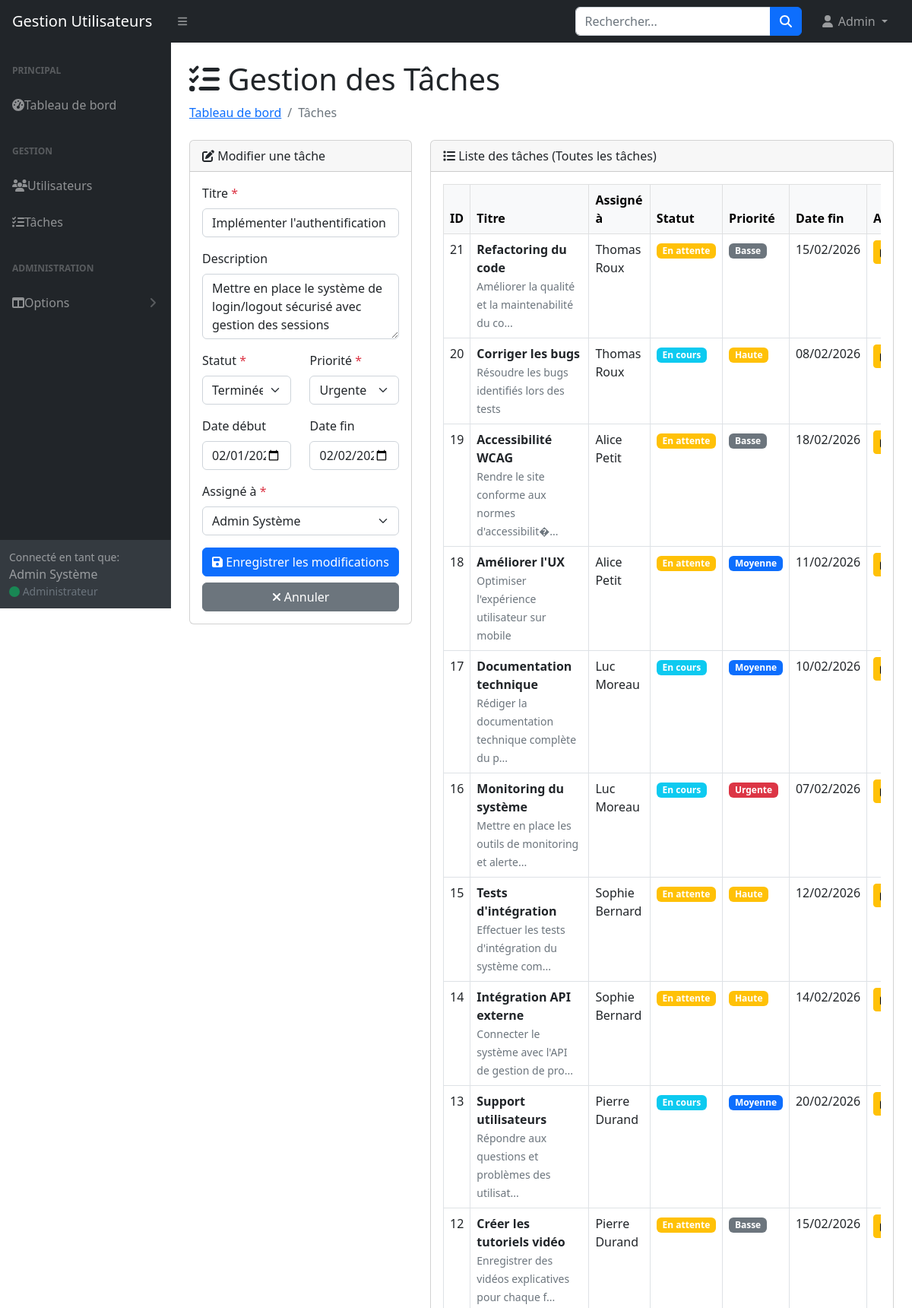
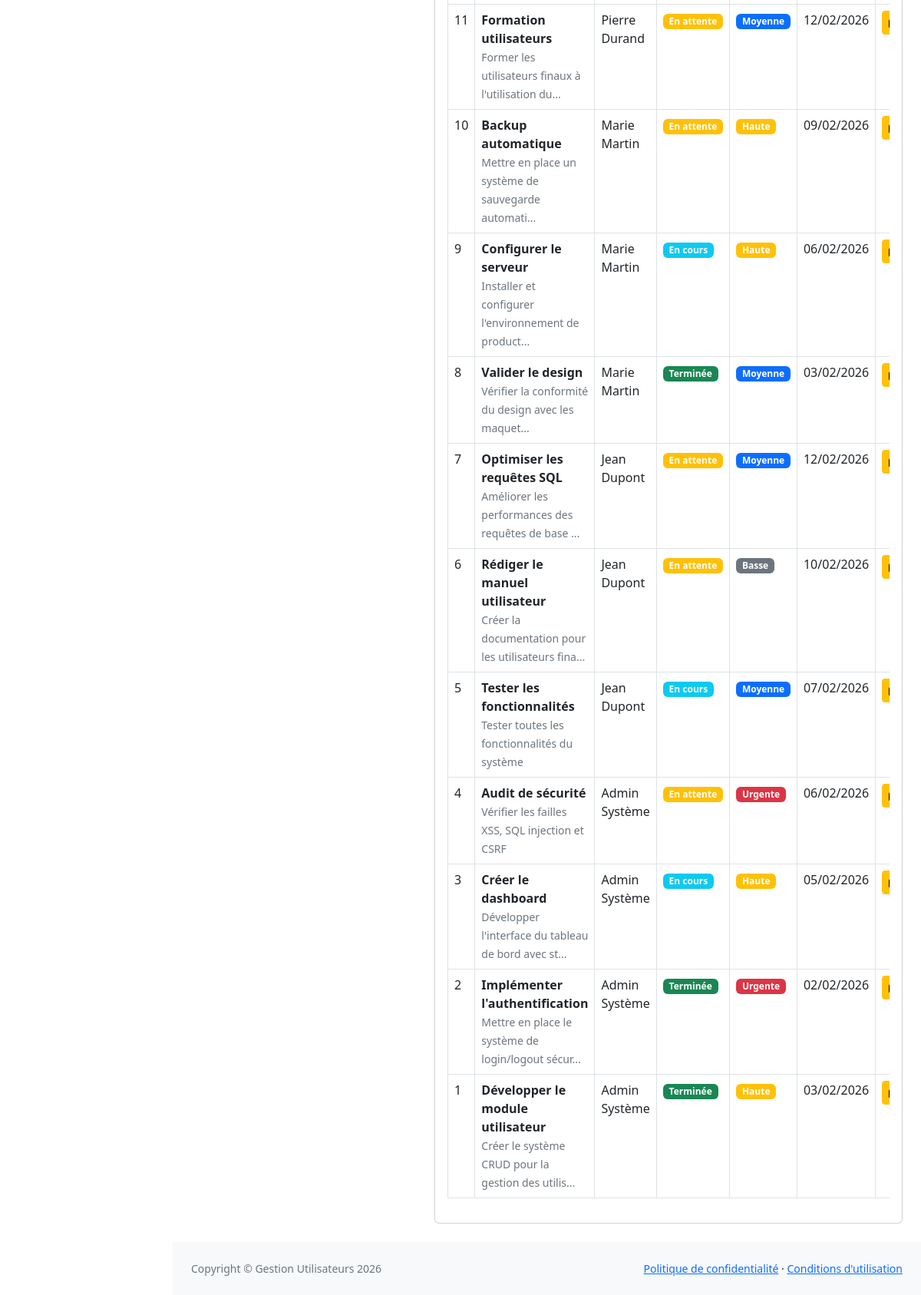
The page /indexTache.php?action=modifier&id=2 (signed in) on the database its author committed (2 pictures, top to bottom).
### tables this page shows
CREATE TABLE IF NOT EXISTS taches (
    id INT AUTO_INCREMENT PRIMARY KEY,
    titre VARCHAR(200) NOT NULL,
    description TEXT,
    statut ENUM('en_attente', 'en_cours', 'terminee') NOT NULL DEFAULT 'en_attente',
    priorite ENUM('basse', 'moyenne', 'haute', 'urgente') NOT NULL DEFAULT 'moyenne',
    date_debut DATE,
    date_fin DATE,
    id_utilisateur INT NOT NULL,
    date_creation TIMESTAMP DEFAULT CURRENT_TIMESTAMP,
    date_modification TIMESTAMP DEFAULT CURRENT_TIMESTAMP ON UPDATE CURRENT_TIMESTAMP,
    FOREIGN KEY (id_utilisateur) REFERENCES utilisateurs(id) ON DELETE CASCADE
);

CREATE TABLE IF NOT EXISTS utilisateurs (
    id INT AUTO_INCREMENT PRIMARY KEY,
    prenom VARCHAR(100) NOT NULL,
    nom VARCHAR(100) NOT NULL,
    login VARCHAR(50) NOT NULL UNIQUE,
    password_hash VARCHAR(255) NOT NULL,
    role ENUM('admin', 'simple_user') NOT NULL DEFAULT 'simple_user',
    date_creation TIMESTAMP DEFAULT CURRENT_TIMESTAMP,
    date_modification TIMESTAMP DEFAULT CURRENT_TIMESTAMP ON UPDATE CURRENT_TIMESTAMP
);

### config/db.php (called while the page is built, shortened)
<?php
$options = [
    PDO::ATTR_ERRMODE            => PDO::ERRMODE_EXCEPTION,
    PDO::ATTR_DEFAULT_FETCH_MODE => PDO::FETCH_ASSOC,
    PDO::ATTR_EMULATE_PREPARES   => false,
];
try {
    $dsn = "mysql:host=" . DB_HOST . ";dbname=" . DB_NAME . ";charset=" . DB_CHARSET;
    $pdo = new PDO($dsn, DB_USER, DB_PASS, $options);
} catch (PDOException $e) {
    die("Erreur de connexion à la base de données. Veuillez contacter l'administrateur.");
}
function executeQuery($sql, $params = []) {
    global $pdo;
    try {
        $stmt = $pdo->prepare($sql);
        $stmt->execute($params);
        return $stmt;
    } catch (PDOException $e) {
        error_log("Erreur SQL: " . $e->getMessage());
        throw new Exception("Une erreur est survenue lors de l'exécution de la requête.");
    }
}
function isAdmin() {
    return isset($_SESSION['user_role']) && $_SESSION['user_role'] === 'admin';
}
?>

### indexTache.php (the view, shortened to what this page needs)
<?php
require_once 'config/db.php';
require_once 'includes/header.php';
try {
    if (isAdmin()) {
        $sql = "SELECT t.*, u.prenom, u.nom, u.login
                FROM taches t
                INNER JOIN utilisateurs u ON t.id_utilisateur = u.id
                ORDER BY t.id DESC";
        $stmt = executeQuery($sql);
    }
    $taches = $stmt->fetchAll();
} catch (Exception $e) {
    $taches = [];
    $error_message = "Erreur lors de la récupération des tâches.";
}
$utilisateurs = [];
if (isAdmin()) {
    try {
        $sql = "SELECT id, prenom, nom FROM utilisateurs ORDER BY prenom, nom";
        $stmt = executeQuery($sql);
        $utilisateurs = $stmt->fetchAll();
    } catch (Exception $e) {
        $utilisateurs = [];
    }
}
$editMode = false;
$tacheToEdit = null;
if (isset($_GET['action']) && $_GET['action'] === 'modifier' && isset($_GET['id'])) {
    $editMode = true;
    $tacheId = (int)$_GET['id'];
    try {
        if (isAdmin()) {
            $sql = "SELECT * FROM taches WHERE id = :id";
            $stmt = executeQuery($sql, ['id' => $tacheId]);
        } else {
            $sql = "SELECT * FROM taches WHERE id = :id AND id_utilisateur = :user_id";
            $stmt = executeQuery($sql, ['id' => $tacheId, 'user_id' => $_SESSION['user_id']]);
        }
        $tacheToEdit = $stmt->fetch();
    } catch (Exception $e) {
        $editMode = false;
    }
}
?>
<?php require_once 'includes/sidebar.php'; ?>
<div class="container-fluid px-4">
    <h1 class="mt-4"><i class="fas fa-tasks"></i> Gestion des Tâches</h1>
    <ol class="breadcrumb mb-4">
        <li class="breadcrumb-item"><a href="index.php">Tableau de bord</a></li>
        <li class="breadcrumb-item active">Tâches</li>
    </ol>
    <div class="row">
        <div class="col-xl-4">
            <div class="card mb-4">
                <div class="card-header">
                    <i class="fas fa-<?= $editMode ? 'edit' : 'plus-circle' ?>"></i>
                    <?= $editMode ? 'Modifier une tâche' : 'Ajouter une tâche' ?>
                </div>
                <div class="card-body">
                    <form method="POST" action="traitements/action.php">
                        <div class="mb-3">
                            <label for="titre" class="form-label">Titre <span class="text-danger">*</span></label>
                            <input type="text" class="form-control" id="titre" name="titre" required
                                   value="<?= $editMode ? htmlspecialchars($tacheToEdit['titre']) : '' ?>">
                        </div>
                        <div class="mb-3">
                            <label for="description" class="form-label">Description</label>
                            <textarea class="form-control" id="description" name="description" rows="3"><?= $editMode ? htmlspecialchars($tacheToEdit['description']) : '' ?></textarea>
                        </div>
                        <div class="row">
                            <div class="col-md-6 mb-3">
                                <label for="statut" class="form-label">Statut <span class="text-danger">*</span></label>
                                <select class="form-select" id="statut" name="statut" required>
                                    <option value="terminee" <?= ($editMode && $tacheToEdit['statut'] === 'terminee') ? 'selected' : '' ?>>Terminée</option>
                                </select>
                            </div>
                            <div class="col-md-6 mb-3">
                                <label for="priorite" class="form-label">Priorité <span class="text-danger">*</span></label>
                                <select class="form-select" id="priorite" name="priorite" required>
                                    <option value="urgente" <?= ($editMode && $tacheToEdit['priorite'] === 'urgente') ? 'selected' : '' ?>>Urgente</option>
                                </select>
                            </div>
                        </div>
                        <div class="row">
                            <div class="col-md-6 mb-3">
                                <label for="date_debut" class="form-label">Date début</label>
                                <input type="date" class="form-control" id="date_debut" name="date_debut"
                                       value="<?= $editMode ? htmlspecialchars($tacheToEdit['date_debut']) : '' ?>">
                            </div>
                            <div class="col-md-6 mb-3">
                                <label for="date_fin" class="form-label">Date fin</label>
                                <input type="date" class="form-control" id="date_fin" name="date_fin"
                                       value="<?= $editMode ? htmlspecialchars($tacheToEdit['date_fin']) : '' ?>">
                            </div>
                        </div>
                        <?php if (isAdmin()): ?>
                            <div class="mb-3">
                                <label for="id_utilisateur" class="form-label">Assigné à <span class="text-danger">*</span></label>
                                <select class="form-select" id="id_utilisateur" name="id_utilisateur" required>
                                    <?php foreach ($utilisateurs as $user): ?>
                                        <option value="<?= $user['id'] ?>"
                                                <?= ($editMode && $tacheToEdit['id_utilisateur'] == $user['id']) ? 'selected' : '' ?>>
                                            <?= htmlspecialchars($user['prenom'] . ' ' . $user['nom']) ?>
                                        </option>
                                    <?php endforeach; ?>
                                </select>
                            </div>
                        <?php else: ?>
                            <input type="hidden" name="id_utilisateur" value="<?= $_SESSION['user_id'] ?>">
                        <?php endif; ?>
                        <div class="d-grid gap-2">
                            <button type="submit" class="btn btn-primary">
                                <i class="fas fa-<?= $editMode ? 'save' : 'plus' ?>"></i>
                                <?= $editMode ? 'Enregistrer les modifications' : 'Ajouter la tâche' ?>
                            </button>
                            <?php if ($editMode): ?>
                                <a href="indexTache.php" class="btn btn-secondary">
                                    <i class="fas fa-times"></i> Annuler
                                </a>
                            <?php endif; ?>
                        </div>
                    </form>
                </div>
            </div>
        </div>
        <div class="col-xl-8">
            <div class="card mb-4">
                <div class="card-header">
                    <i class="fas fa-list"></i>
                    Liste des tâches <?= !isAdmin() ? '(Mes tâches)' : '(Toutes les tâches)' ?>
                </div>
                <div class="card-body">
                    <?php if (empty($taches)): ?>
                        <div class="alert alert-info">
                            <i class="fas fa-info-circle"></i> Aucune tâche trouvée.
                        </div>
                    <?php else: ?>
                        <div class="table-responsive">
                            <table class="table table-bordered table-hover" id="datatablesSimple">
                                <thead class="table-light">
                                    <tr>
                                        <th>ID</th>
                                        <th>Titre</th>
                                        <?php if (isAdmin()): ?>
                                            <th>Assigné à</th>
                                        <?php endif; ?>
                                        <th>Statut</th>
                                        <th>Priorité</th>
                                        <th>Date fin</th>
                                        <th>Actions</th>
                                    </tr>
                                </thead>
                                <tbody>
                                    <?php foreach ($taches as $tache): ?>
                                        <tr>
                                            <td><?= $tache['id'] ?></td>
                                            <td>
                                                <strong><?= htmlspecialchars($tache['titre']) ?></strong>
                                                <?php if (!empty($tache['description'])): ?>
                                                    <br><small class="text-muted"><?= htmlspecialchars(substr($tache['description'], 0, 50)) ?><?= strlen($tache['description']) > 50 ? '...' : '' ?></small>
                                                <?php endif; ?>
                                            </td>
                                            <?php if (isAdmin()): ?>
                                                <td><?= htmlspecialchars($tache['prenom'] . ' ' . $tache['nom']) ?></td>
                                            <?php endif; ?>
                                            <td>
                                                <?php
                                                $statutClass = [
                                                    'en_attente' => 'warning',
                                                    'en_cours' => 'info',
                                                    'terminee' => 'success'
                                                ];
                                                $statutLabel = [
                                                    'en_attente' => 'En attente',
                                                    'en_cours' => 'En cours',
                                                    'terminee' => 'Terminée'
                                                ];
                                                ?>
                                                <span class="badge bg-<?= $statutClass[$tache['statut']] ?>">
                                                    <?= $statutLabel[$tache['statut']] ?>
                                                </span>
                                            </td>
                                            <td>
                                                <?php
                                                $prioriteClass = [
                                                    'basse' => 'secondary',
                                                    'moyenne' => 'primary',
                                                    'haute' => 'warning',
                                                    'urgente' => 'danger'
                                                ];
                                                $prioriteLabel = [
                                                    'basse' => 'Basse',
                                                    'moyenne' => 'Moyenne',
                                                    'haute' => 'Haute',
                                                    'urgente' => 'Urgente'
                                                ];
                                                ?>
                                                <span class="badge bg-<?= $prioriteClass[$tache['priorite']] ?>">
                                                    <?= $prioriteLabel[$tache['priorite']] ?>
                                                </span>
                                            </td>
                                            <td>
                                                <?php if ($tache['date_fin']): ?>
                                                    <?= date('d/m/Y', strtotime($tache['date_fin'])) ?>
                                                <?php else: ?>
                                                    <span class="text-muted">Non définie</span>
                                                <?php endif; ?>
                                            </td>
                                            <td>
                                                <div class="btn-group" role="group">
                                                    <a href="indexTache.php?action=modifier&id=<?= $tache['id'] ?>"
                                                       class="btn btn-sm btn-warning"
                                                       title="Modifier">
                                                    </a>
                                                </div>
                                            </td>
                                        </tr>
                                    <?php endforeach; ?>
                                </tbody>
                            </table>
                        </div>
                    <?php endif; ?>
                </div>
            </div>
        </div>
    </div>
</div>
<?php require_once 'includes/footer.php'; ?>

### rows shown on the page
taches: titre "Implémenter l'authentification", description "Mettre en place le système de login/logout sécurisé avec gestion des sessions", statut "Terminée", priorite "Urgente", date_debut "02/01/2026", date_fin "02/02/2026", id_utilisateur "Admin Système", id "2", description "Mettre en place le système de login/logout sécur", id_utilisateur.nom "Admin Système"
taches: id "21", titre "Refactoring du code", description "Améliorer la qualité et la maintenabilité du co", id_utilisateur.nom "Thomas Roux", statut "En attente", priorite "Basse", date_fin "15/02/2026"
taches: id "20", titre "Corriger les bugs", description "Résoudre les bugs identifiés lors des tests", id_utilisateur.nom "Thomas Roux", statut "En cours", priorite "Haute", date_fin "08/02/2026"
taches: id "19", titre "Accessibilité WCAG", description "Rendre le site conforme aux normes d'accessibilit�", id_utilisateur.nom "Alice Petit", statut "En attente", priorite "Basse", date_fin "18/02/2026"
taches: id "18", titre "Améliorer l'UX", description "Optimiser l'expérience utilisateur sur mobile", id_utilisateur.nom "Alice Petit", statut "En attente", priorite "Moyenne", date_fin "11/02/2026"
taches: id "17", titre "Documentation technique", description "Rédiger la documentation technique complète du p", id_utilisateur.nom "Luc Moreau", statut "En cours", priorite "Moyenne", date_fin "10/02/2026"
taches: id "16", titre "Monitoring du système", description "Mettre en place les outils de monitoring et alerte", id_utilisateur.nom "Luc Moreau", statut "En cours", priorite "Urgente", date_fin "07/02/2026"
taches: id "15", titre "Tests d'intégration", description "Effectuer les tests d'intégration du système com", id_utilisateur.nom "Sophie Bernard", statut "En attente", priorite "Haute", date_fin "12/02/2026"
taches: id "14", titre "Intégration API externe", description "Connecter le système avec l'API de gestion de pro", id_utilisateur.nom "Sophie Bernard", statut "En attente", priorite "Haute", date_fin "14/02/2026"
taches: id "13", titre "Support utilisateurs", description "Répondre aux questions et problèmes des utilisat", id_utilisateur.nom "Pierre Durand", statut "En cours", priorite "Moyenne", date_fin "20/02/2026"
taches: id "12", titre "Créer les tutoriels vidéo", description "Enregistrer des vidéos explicatives pour chaque f", id_utilisateur.nom "Pierre Durand", statut "En attente", priorite "Basse", date_fin "15/02/2026"
taches: id "11", titre "Formation utilisateurs", description "Former les utilisateurs finaux à l'utilisation du", id_utilisateur.nom "Pierre Durand", statut "En attente", priorite "Moyenne", date_fin "12/02/2026"
taches: id "10", titre "Backup automatique", description "Mettre en place un système de sauvegarde automati", id_utilisateur.nom "Marie Martin", statut "En attente", priorite "Haute", date_fin "09/02/2026"
taches: id "9", titre "Configurer le serveur", description "Installer et configurer l'environnement de product", id_utilisateur.nom "Marie Martin", statut "En cours", priorite "Haute", date_fin "06/02/2026"
taches: id "8", titre "Valider le design", description "Vérifier la conformité du design avec les maquet", id_utilisateur.nom "Marie Martin", statut "Terminée", priorite "Moyenne", date_fin "03/02/2026"
taches: id "7", titre "Optimiser les requêtes SQL", description "Améliorer les performances des requêtes de base", id_utilisateur.nom "Jean Dupont", statut "En attente", priorite "Moyenne", date_fin "12/02/2026"
taches: id "6", titre "Rédiger le manuel utilisateur", description "Créer la documentation pour les utilisateurs fina", id_utilisateur.nom "Jean Dupont", statut "En attente", priorite "Basse", date_fin "10/02/2026"
taches: id "5", titre "Tester les fonctionnalités", description "Tester toutes les fonctionnalités du système", id_utilisateur.nom "Jean Dupont", statut "En cours", priorite "Moyenne", date_fin "07/02/2026"
taches: id "4", titre "Audit de sécurité", description "Vérifier les failles XSS, SQL injection et CSRF", id_utilisateur.nom "Admin Système", statut "En attente", priorite "Urgente", date_fin "06/02/2026"
taches: id "3", titre "Créer le dashboard", description "Développer l'interface du tableau de bord avec st", id_utilisateur.nom "Admin Système", statut "En cours", priorite "Haute", date_fin "05/02/2026"
taches: id "1", titre "Développer le module utilisateur", description "Créer le système CRUD pour la gestion des utilis", id_utilisateur.nom "Admin Système", statut "Terminée", priorite "Haute", date_fin "03/02/2026"

### other values the page prints
$_SESSION['user_prenom'] "Admin"
$_SESSION['user_nom'] "Système"
